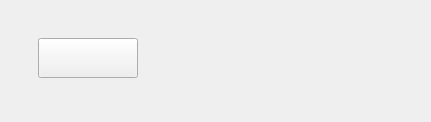
      <widget class="QWidget" name="tab_9">
       <attribute name="title">
        <string>NT1</string>
       </attribute>
       <layout class="QHBoxLayout" name="horizontalLayout_43">
        <item>
         <widget class="QWidget" name="widget_70" native="true">
          <layout class="QHBoxLayout" name="horizontalLayout_46">
           <item>
            <widget class="QWidget" name="widget_72" native="true">
             <layout class="QVBoxLayout" name="verticalLayout_30">
              <item>
               <widget class="QWidget" name="widget_73" native="true">
                <property name="sizePolicy">
                 <sizepolicy hsizetype="Preferred" vsizetype="Fixed">
                  <horstretch>0</horstretch>
                  <verstretch>0</verstretch>
                 </sizepolicy>
                </property>
                <layout class="QHBoxLayout" name="horizontalLayout_44">
                 <item>
                  <widget class="QPushButton" name="bt801">
                   <property name="minimumSize">
                    <size>
                     <width>100</width>
                     <height>40</height>
                    </size>
                   </property>
                   <property name="toolTip">
                    <string>Quay lại</string>
                   </property>
                   <property name="text">
                    <string/>
                   </property>
                   <property name="icon">
                    <iconset resource="resources.qrc">
                     <normaloff>:/icons/icons/arrow-left.svg</normaloff>:/icons/icons/arrow-left.svg</iconset>
                   </property>
                   <property name="iconSize">
                    <size>
                     <width>30</width>
                     <height>30</height>
                    </size>
                   </property>
                  </widget>
                 </item>
                 <item>
                  <spacer name="horizontalSpacer_3">
                   <property name="orientation">
                    <enum>Qt::Horizontal</enum>
                   </property>
                   <property name="sizeHint" stdset="0">
                    <size>
                     <width>255</width>
                     <height>20</height>
                    </size>
                   </property>
                  </spacer>
                 </item>
                </layout>
               </widget>
              </item>
              <item>
               <widget class="QWidget" name="widget_74" native="true"/>
              </item>
             </layout>
            </widget>
           </item>
          </layout>
         </widget>
        </item>
       </layout>
      </widget>
